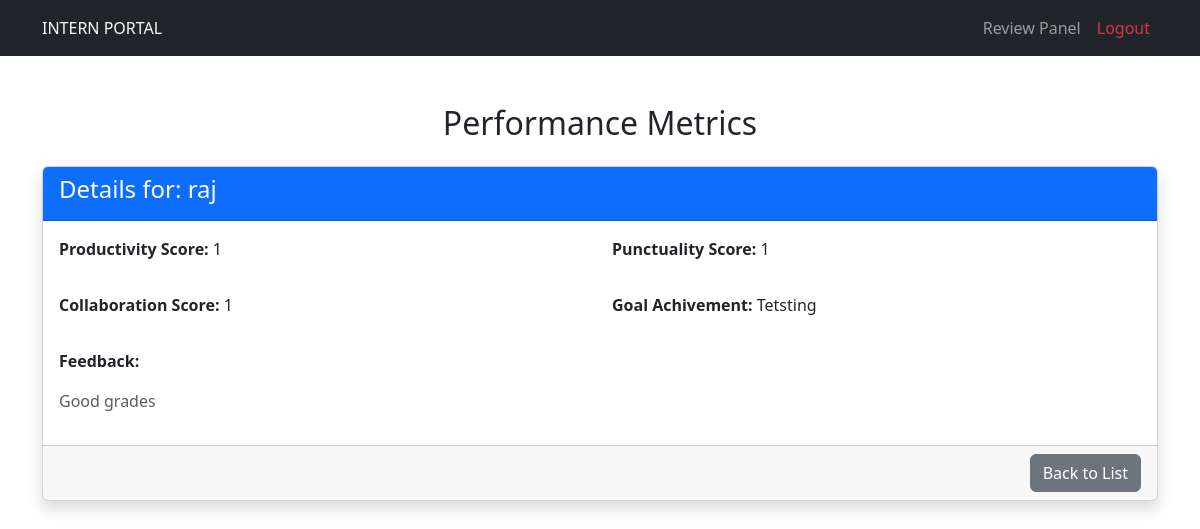
Page /intern_performance_details/1/ on the committed database.
### accounts/models.py (models this page shows, shortened)
class CustomUser(AbstractUser):
    user_type = models.CharField(max_length=10, choices=UserTypes.choices, default="")
    position = models.CharField(max_length=100, blank=True, null=True)

class PerformanceReview(models.Model):
    user = models.ForeignKey(CustomUser, on_delete=models.CASCADE)  # employee or intern
    date = models.DateTimeField(auto_now_add=True)
    productivity_score = models.IntegerField()
    punctuality_score = models.IntegerField()
    collaboration_score = models.IntegerField()
    goals = models.TextField()
    feedback = models.TextField()

### accounts/views.py (the view)
# urls.py: path('intern_performance_details/<int:review_id>/', views.intern_performance_details, name='intern_performance_details'),
def intern_performance_details(request, review_id):
    review = get_object_or_404(PerformanceReview, id=review_id)
    user = review.user
    data = {
        'review': review,
        'user': user,
    }
    return render(request, "intern/intern_performance_detail.html", data)

### templates/intern/intern_performance_detail.html (shortened to what this page needs)
{% extends "extend/base.html" %}
{% load static %}
{% block content %}
    <div class="container my-5">
        <h2 class="text-center mb-4">Performance Metrics</h2>
        <div class="card shadow">
            <div class="card-header bg-primary text-white">
                <h4>Details for: <span id="user-name">{{ review.user.username }}</span></h4>
            </div>
            <div class="card-body">
                <div class="row mb-3">
                    <div class="col-md-6">
                        <p><strong>Productivity Score:</strong> <span id="productivity-score">{{ review.productivity_score }}</span></p>
                    </div>
                    <div class="col-md-6">
                        <p><strong>Punctuality Score:</strong> <span id="punctuality-score">{{ review.punctuality_score }}</span></p>
                    </div>
                </div>
                <div class="row mb-3">
                    <div class="col-md-6">
                        <p><strong>Collaboration Score:</strong> <span id="collaboration-score">{{ review.collaboration_score }}</span></p>
                    </div>
                    <div class="col-md-6">
                        <p><strong>Goal Achivement:</strong> <span id="goals">{{ review.goals }}</span></p>
                    </div>
                </div>
                <div class="row">
                    <div class="col-12">
                        <p><strong>Feedback:</strong></p>
                        <p id="feedback" class="text-muted">
                            {{ review.feedback }}
                        </p>
                    </div>
                </div>
            </div>
            <div class="card-footer text-end">
                <a href="{% url 'intern_dashboard' user.id %}" class="btn btn-secondary">Back to List</a>
            </div>
        </div>
    </div>
</body>
</html>
{% endblock content %}

### templates/include/header.html (shortened to what this page needs)
<!DOCTYPE html>
{% load static %}
<html lang="en">
<head>
    <link href="https://cdn.jsdelivr.net/npm/bootstrap@5.3.0/dist/css/bootstrap.min.css" rel="stylesheet">
</head>
<body>
    <nav class="navbar navbar-expand-lg navbar-dark bg-dark">
        <div class="container text-light">
        {% if user.is_authenticated %}
            {{ user.user_type|upper }} PORTAL
        {% else %}
            Please log in.
        {% endif %}
            <div class="collapse navbar-collapse" id="navbarNav">
                <ul class="navbar-nav ms-auto">
                    <li class="nav-item"><a class="nav-link " href="#">Review Panel</a></li>
                    <li class="nav-item"><a class="nav-link text-danger" href="{% url 'logout' %}">Logout</a></li>
                </ul>
            </div>
        </div>
    </nav>

### rows in the picture
CustomUser: user_type "INTERN"
PerformanceReview: user.username "raj", productivity_score "1", punctuality_score "1", collaboration_score "1", goals "Tetsting", feedback "Good grades"
